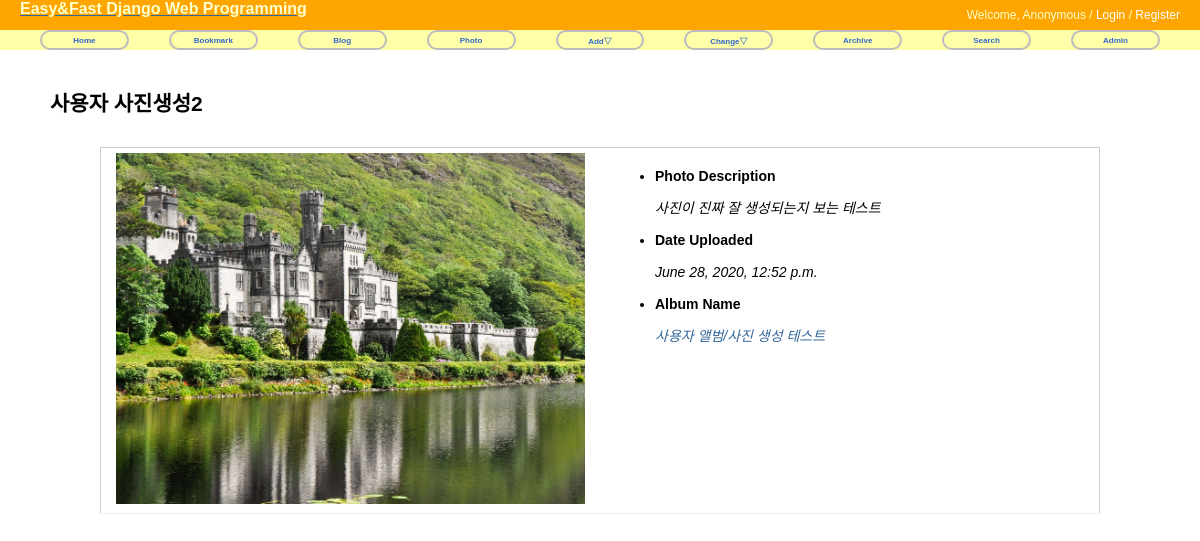
The app's page /photo/photo/13/, older data.
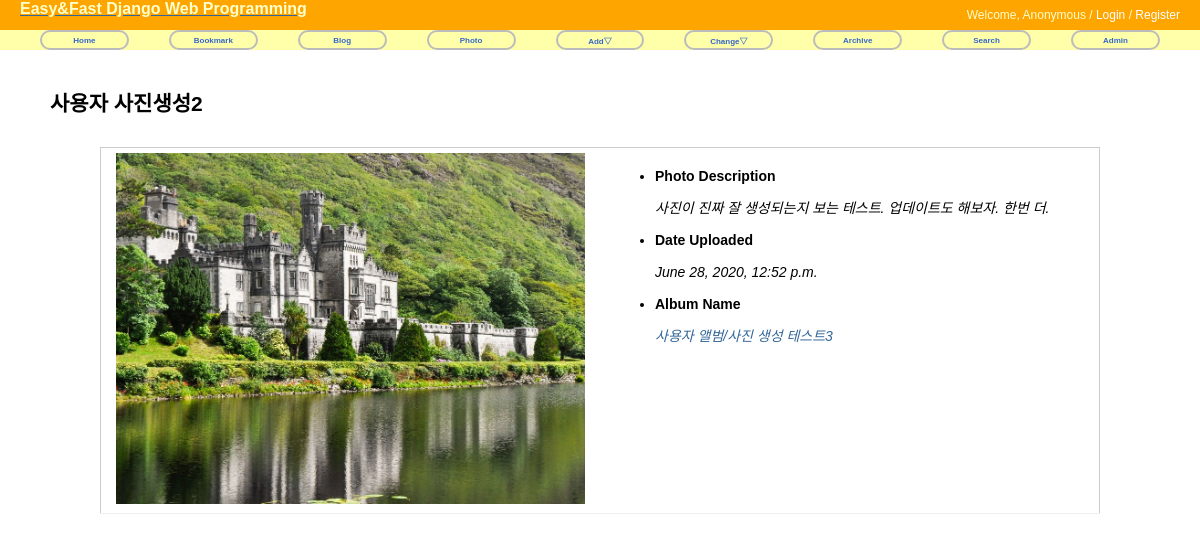
The same page, newer data.
### photo/models.py (models this page shows, shortened)
@python_2_unicode_compatible
class Photo(models.Model): #db에는 경로만 저장되고 파일을 media폴더에 저장된다.
    album = models.ForeignKey(Album, on_delete=models.CASCADE) #앨범테이블에 연결된 외래키.
    title = models.CharField(max_length=50)
    image = ThumbnailImageField(upload_to='photo/%Y/%m')
    description = models.TextField('Photo Description', blank=True)
    upload_date = models.DateTimeField('Upload Date', auto_now_add=True)
    owner = models.ForeignKey(User, null=True, on_delete=models.CASCADE)
    class Meta:#필드속성 외에 필요한 테이블의 파라미터를 정의하기 위해, 내부클래스 선언(이또한 상속받는 것)
        ordering = ['title'] #모델객체의 리스트 출력시 이름기준 오름차순으로

@python_2_unicode_compatible
class Album(models.Model):#앨범과 포토의 관계는 1:N관계. 포토에서는 앨범의 Foreign키로 앨범에 대한 소속 구분
    name = models.CharField(max_length=50)
    description = models.CharField('One Line Description', max_length=100, blank=True)
    owner = models.ForeignKey(User, null=True, on_delete=models.CASCADE)
    class Meta:#필드속성 외에 필요한 테이블의 파라미터를 정의하기 위해, 내부클래스 선언(이또한 상속받는 것)
        ordering = ['name'] #모델객체의 리스트 출력시 이름순(오름차순)으로 정렬

### photo/views.py (the view)
# urls.py: url(r'^photo/(?P<pk>\d+)/$', PhotoDV.as_view(), name='photo_detail'),
class PhotoDV(DetailView):
    model = Photo

### photo/templates/photo/photo_detail.html (shortened to what this page needs)
{% extends 'base.html' %}
{% load static %}
{% block extrastyle %}{% static "photo/photo.css" %}{% endblock %}
{% block content %}
<div id="content">
    <h2>{{object.title}}</h2>
    <table class="photo-detail">
        <tr>
            <td>
                <a href="{{object.image.url}}">
                    <img style="max-width:100%" src="{{object.image.url}}"/>
                </a>
            </td>
            <td>
                <ul>
                    <li>Photo Description</li>
                    {% if object.description %}
                    <p>{{object.description|linebreaks}}</p>
                    {% else %}<p>(blank)</p>
                    {% endif %}
                    <li>Date Uploaded</li>
                    <p>{{object.upload_date}}</p>
                    <li>Album Name</li>
                    <p><a href="{% url 'photo:album_detail' object.album.id %}">
                         {{object.album.name}}</a></p>
                </ul>
            </td>
        </tr>
    </table>
</div>
{% endblock %}

Row changes from the older to the newer data that the page shows:
changed Photo "사용자 사진생성2": description "사진이 진짜 잘 생성되는지 보는 테스트" → "사진이 진짜 잘 생성되는지 보는 테스트. 업데이트도 해보자. 한번 더."; album.name "사용자 앨범/사진 생성 테스트" → "사용자 앨범/사진 생성 테스트3"
